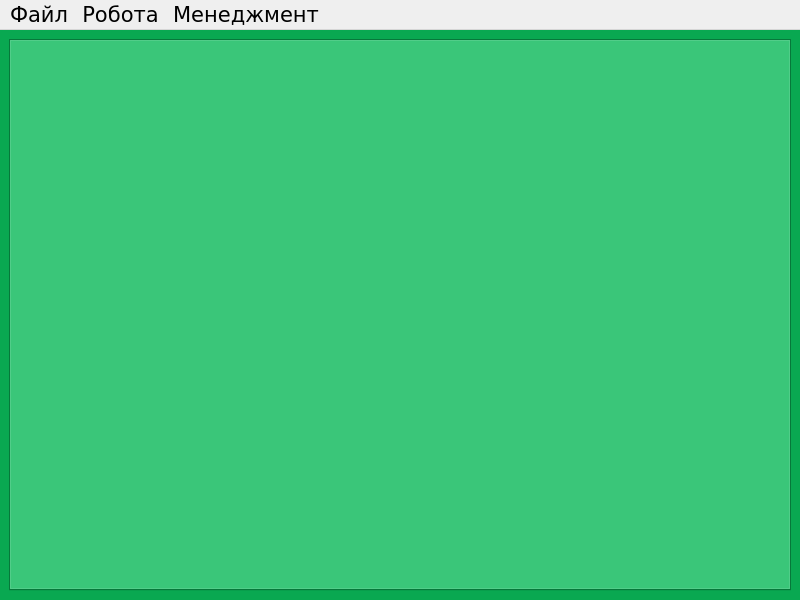
<?xml version="1.0" encoding="UTF-8"?>
<ui version="4.0">
 <class>MainWindow</class>
 <widget class="QMainWindow" name="MainWindow">
  <property name="geometry">
   <rect>
    <x>0</x>
    <y>0</y>
    <width>800</width>
    <height>600</height>
   </rect>
  </property>
  <property name="palette">
   <palette>
    <active>
     <colorrole role="WindowText">
      <brush brushstyle="SolidPattern">
       <color alpha="255">
        <red>0</red>
        <green>0</green>
        <blue>0</blue>
       </color>
      </brush>
     </colorrole>
     <colorrole role="Button">
      <brush brushstyle="SolidPattern">
       <color alpha="255">
        <red>9</red>
        <green>168</green>
        <blue>81</blue>
       </color>
      </brush>
     </colorrole>
     <colorrole role="Light">
      <brush brushstyle="SolidPattern">
       <color alpha="255">
        <red>14</red>
        <green>252</green>
        <blue>122</blue>
       </color>
      </brush>
     </colorrole>
     <colorrole role="Midlight">
      <brush brushstyle="SolidPattern">
       <color alpha="255">
        <red>11</red>
        <green>210</green>
        <blue>101</blue>
       </color>
      </brush>
     </colorrole>
     <colorrole role="Dark">
      <brush brushstyle="SolidPattern">
       <color alpha="255">
        <red>5</red>
        <green>84</green>
        <blue>41</blue>
       </color>
      </brush>
     </colorrole>
     <colorrole role="Mid">
      <brush brushstyle="SolidPattern">
       <color alpha="255">
        <red>6</red>
        <green>112</green>
        <blue>54</blue>
       </color>
      </brush>
     </colorrole>
     <colorrole role="Text">
      <brush brushstyle="SolidPattern">
       <color alpha="255">
        <red>0</red>
        <green>0</green>
        <blue>0</blue>
       </color>
      </brush>
     </colorrole>
     <colorrole role="BrightText">
      <brush brushstyle="SolidPattern">
       <color alpha="255">
        <red>255</red>
        <green>255</green>
        <blue>255</blue>
       </color>
      </brush>
     </colorrole>
     <colorrole role="ButtonText">
      <brush brushstyle="SolidPattern">
       <color alpha="255">
        <red>0</red>
        <green>0</green>
        <blue>0</blue>
       </color>
      </brush>
     </colorrole>
     <colorrole role="Base">
      <brush brushstyle="SolidPattern">
       <color alpha="255">
        <red>255</red>
        <green>255</green>
        <blue>255</blue>
       </color>
      </brush>
     </colorrole>
     <colorrole role="Window">
      <brush brushstyle="SolidPattern">
       <color alpha="255">
        <red>9</red>
        <green>168</green>
        <blue>81</blue>
       </color>
      </brush>
     </colorrole>
     <colorrole role="Shadow">
      <brush brushstyle="SolidPattern">
       <color alpha="255">
        <red>0</red>
        <green>0</green>
        <blue>0</blue>
       </color>
      </brush>
     </colorrole>
     <colorrole role="AlternateBase">
      <brush brushstyle="SolidPattern">
       <color alpha="255">
        <red>132</red>
        <green>211</green>
        <blue>168</blue>
       </color>
      </brush>
     </colorrole>
     <colorrole role="ToolTipBase">
      <brush brushstyle="SolidPattern">
       <color alpha="255">
        <red>255</red>
        <green>255</green>
        <blue>220</blue>
       </color>
      </brush>
     </colorrole>
     <colorrole role="ToolTipText">
      <brush brushstyle="SolidPattern">
       <color alpha="255">
        <red>0</red>
        <green>0</green>
        <blue>0</blue>
       </color>
      </brush>
     </colorrole>
     <colorrole role="PlaceholderText">
      <brush brushstyle="SolidPattern">
       <color alpha="128">
        <red>0</red>
        <green>0</green>
        <blue>0</blue>
       </color>
      </brush>
     </colorrole>
    </active>
    <inactive>
     <colorrole role="WindowText">
      <brush brushstyle="SolidPattern">
       <color alpha="255">
        <red>0</red>
        <green>0</green>
        <blue>0</blue>
       </color>
      </brush>
     </colorrole>
     <colorrole role="Button">
      <brush brushstyle="SolidPattern">
       <color alpha="255">
        <red>9</red>
        <green>168</green>
        <blue>81</blue>
       </color>
      </brush>
     </colorrole>
     <colorrole role="Light">
      <brush brushstyle="SolidPattern">
       <color alpha="255">
        <red>14</red>
        <green>252</green>
        <blue>122</blue>
       </color>
      </brush>
     </colorrole>
     <colorrole role="Midlight">
      <brush brushstyle="SolidPattern">
       <color alpha="255">
        <red>11</red>
        <green>210</green>
        <blue>101</blue>
       </color>
      </brush>
     </colorrole>
     <colorrole role="Dark">
      <brush brushstyle="SolidPattern">
       <color alpha="255">
        <red>5</red>
        <green>84</green>
        <blue>41</blue>
       </color>
      </brush>
     </colorrole>
     <colorrole role="Mid">
      <brush brushstyle="SolidPattern">
       <color alpha="255">
        <red>6</red>
        <green>112</green>
        <blue>54</blue>
       </color>
      </brush>
     </colorrole>
     <colorrole role="Text">
      <brush brushstyle="SolidPattern">
       <color alpha="255">
        <red>0</red>
        <green>0</green>
        <blue>0</blue>
       </color>
      </brush>
     </colorrole>
     <colorrole role="BrightText">
      <brush brushstyle="SolidPattern">
       <color alpha="255">
        <red>255</red>
        <green>255</green>
        <blue>255</blue>
       </color>
      </brush>
     </colorrole>
     <colorrole role="ButtonText">
      <brush brushstyle="SolidPattern">
       <color alpha="255">
        <red>0</red>
        <green>0</green>
        <blue>0</blue>
       </color>
      </brush>
     </colorrole>
     <colorrole role="Base">
      <brush brushstyle="SolidPattern">
       <color alpha="255">
        <red>255</red>
        <green>255</green>
        <blue>255</blue>
       </color>
      </brush>
     </colorrole>
     <colorrole role="Window">
      <brush brushstyle="SolidPattern">
       <color alpha="255">
        <red>9</red>
        <green>168</green>
        <blue>81</blue>
       </color>
      </brush>
     </colorrole>
     <colorrole role="Shadow">
      <brush brushstyle="SolidPattern">
       <color alpha="255">
        <red>0</red>
        <green>0</green>
        <blue>0</blue>
       </color>
      </brush>
     </colorrole>
     <colorrole role="AlternateBase">
      <brush brushstyle="SolidPattern">
       <color alpha="255">
        <red>132</red>
        <green>211</green>
        <blue>168</blue>
       </color>
      </brush>
     </colorrole>
     <colorrole role="ToolTipBase">
      <brush brushstyle="SolidPattern">
       <color alpha="255">
        <red>255</red>
        <green>255</green>
        <blue>220</blue>
       </color>
      </brush>
     </colorrole>
     <colorrole role="ToolTipText">
      <brush brushstyle="SolidPattern">
       <color alpha="255">
        <red>0</red>
        <green>0</green>
        <blue>0</blue>
       </color>
      </brush>
     </colorrole>
     <colorrole role="PlaceholderText">
      <brush brushstyle="SolidPattern">
       <color alpha="128">
        <red>0</red>
        <green>0</green>
        <blue>0</blue>
       </color>
      </brush>
     </colorrole>
    </inactive>
    <disabled>
     <colorrole role="WindowText">
      <brush brushstyle="SolidPattern">
       <color alpha="255">
        <red>5</red>
        <green>84</green>
        <blue>41</blue>
       </color>
      </brush>
     </colorrole>
     <colorrole role="Button">
      <brush brushstyle="SolidPattern">
       <color alpha="255">
        <red>9</red>
        <green>168</green>
        <blue>81</blue>
       </color>
      </brush>
     </colorrole>
     <colorrole role="Light">
      <brush brushstyle="SolidPattern">
       <color alpha="255">
        <red>14</red>
        <green>252</green>
        <blue>122</blue>
       </color>
      </brush>
     </colorrole>
     <colorrole role="Midlight">
      <brush brushstyle="SolidPattern">
       <color alpha="255">
        <red>11</red>
        <green>210</green>
        <blue>101</blue>
       </color>
      </brush>
     </colorrole>
     <colorrole role="Dark">
      <brush brushstyle="SolidPattern">
       <color alpha="255">
        <red>5</red>
        <green>84</green>
        <blue>41</blue>
       </color>
      </brush>
     </colorrole>
     <colorrole role="Mid">
      <brush brushstyle="SolidPattern">
       <color alpha="255">
        <red>6</red>
        <green>112</green>
        <blue>54</blue>
       </color>
      </brush>
     </colorrole>
     <colorrole role="Text">
      <brush brushstyle="SolidPattern">
       <color alpha="255">
        <red>5</red>
        <green>84</green>
        <blue>41</blue>
       </color>
      </brush>
     </colorrole>
     <colorrole role="BrightText">
      <brush brushstyle="SolidPattern">
       <color alpha="255">
        <red>255</red>
        <green>255</green>
        <blue>255</blue>
       </color>
      </brush>
     </colorrole>
     <colorrole role="ButtonText">
      <brush brushstyle="SolidPattern">
       <color alpha="255">
        <red>5</red>
        <green>84</green>
        <blue>41</blue>
       </color>
      </brush>
     </colorrole>
     <colorrole role="Base">
      <brush brushstyle="SolidPattern">
       <color alpha="255">
        <red>9</red>
        <green>168</green>
        <blue>81</blue>
       </color>
      </brush>
     </colorrole>
     <colorrole role="Window">
      <brush brushstyle="SolidPattern">
       <color alpha="255">
        <red>9</red>
        <green>168</green>
        <blue>81</blue>
       </color>
      </brush>
     </colorrole>
     <colorrole role="Shadow">
      <brush brushstyle="SolidPattern">
       <color alpha="255">
        <red>0</red>
        <green>0</green>
        <blue>0</blue>
       </color>
      </brush>
     </colorrole>
     <colorrole role="AlternateBase">
      <brush brushstyle="SolidPattern">
       <color alpha="255">
        <red>9</red>
        <green>168</green>
        <blue>81</blue>
       </color>
      </brush>
     </colorrole>
     <colorrole role="ToolTipBase">
      <brush brushstyle="SolidPattern">
       <color alpha="255">
        <red>255</red>
        <green>255</green>
        <blue>220</blue>
       </color>
      </brush>
     </colorrole>
     <colorrole role="ToolTipText">
      <brush brushstyle="SolidPattern">
       <color alpha="255">
        <red>0</red>
        <green>0</green>
        <blue>0</blue>
       </color>
      </brush>
     </colorrole>
     <colorrole role="PlaceholderText">
      <brush brushstyle="SolidPattern">
       <color alpha="128">
        <red>0</red>
        <green>0</green>
        <blue>0</blue>
       </color>
      </brush>
     </colorrole>
    </disabled>
   </palette>
  </property>
  <property name="font">
   <font>
    <pointsize>16</pointsize>
   </font>
  </property>
  <property name="windowTitle">
   <string>AutoCenterDesktop</string>
  </property>
  <property name="styleSheet">
   <string notr="true">QMainWindow::separator {
    background: yellow;
    width: 10px; /* when vertical */
    height: 10px; /* when horizontal */
}

QMainWindow::separator:hover {
    background: red;
}</string>
  </property>
  <widget class="QWidget" name="centralwidget">
   <layout class="QVBoxLayout" name="verticalLayout">
    <item>
     <widget class="QTabWidget" name="tabWidget">
      <property name="palette">
       <palette>
        <active>
         <colorrole role="WindowText">
          <brush brushstyle="SolidPattern">
           <color alpha="255">
            <red>0</red>
            <green>0</green>
            <blue>0</blue>
           </color>
          </brush>
         </colorrole>
         <colorrole role="Button">
          <brush brushstyle="SolidPattern">
           <color alpha="255">
            <red>9</red>
            <green>168</green>
            <blue>81</blue>
           </color>
          </brush>
         </colorrole>
         <colorrole role="Light">
          <brush brushstyle="SolidPattern">
           <color alpha="255">
            <red>14</red>
            <green>252</green>
            <blue>122</blue>
           </color>
          </brush>
         </colorrole>
         <colorrole role="Midlight">
          <brush brushstyle="SolidPattern">
           <color alpha="255">
            <red>11</red>
            <green>210</green>
            <blue>101</blue>
           </color>
          </brush>
         </colorrole>
         <colorrole role="Dark">
          <brush brushstyle="SolidPattern">
           <color alpha="255">
            <red>5</red>
            <green>84</green>
            <blue>41</blue>
           </color>
          </brush>
         </colorrole>
         <colorrole role="Mid">
          <brush brushstyle="SolidPattern">
           <color alpha="255">
            <red>6</red>
            <green>112</green>
            <blue>54</blue>
           </color>
          </brush>
         </colorrole>
         <colorrole role="Text">
          <brush brushstyle="SolidPattern">
           <color alpha="255">
            <red>0</red>
            <green>0</green>
            <blue>0</blue>
           </color>
          </brush>
         </colorrole>
         <colorrole role="BrightText">
          <brush brushstyle="SolidPattern">
           <color alpha="255">
            <red>255</red>
            <green>255</green>
            <blue>255</blue>
           </color>
          </brush>
         </colorrole>
         <colorrole role="ButtonText">
          <brush brushstyle="SolidPattern">
           <color alpha="255">
            <red>0</red>
            <green>0</green>
            <blue>0</blue>
           </color>
          </brush>
         </colorrole>
         <colorrole role="Base">
          <brush brushstyle="SolidPattern">
           <color alpha="255">
            <red>255</red>
            <green>255</green>
            <blue>255</blue>
           </color>
          </brush>
         </colorrole>
         <colorrole role="Window">
          <brush brushstyle="SolidPattern">
           <color alpha="255">
            <red>9</red>
            <green>168</green>
            <blue>81</blue>
           </color>
          </brush>
         </colorrole>
         <colorrole role="Shadow">
          <brush brushstyle="SolidPattern">
           <color alpha="255">
            <red>0</red>
            <green>0</green>
            <blue>0</blue>
           </color>
          </brush>
         </colorrole>
         <colorrole role="AlternateBase">
          <brush brushstyle="SolidPattern">
           <color alpha="255">
            <red>132</red>
            <green>211</green>
            <blue>168</blue>
           </color>
          </brush>
         </colorrole>
         <colorrole role="ToolTipBase">
          <brush brushstyle="SolidPattern">
           <color alpha="255">
            <red>255</red>
            <green>255</green>
            <blue>220</blue>
           </color>
          </brush>
         </colorrole>
         <colorrole role="ToolTipText">
          <brush brushstyle="SolidPattern">
           <color alpha="255">
            <red>0</red>
            <green>0</green>
            <blue>0</blue>
           </color>
          </brush>
         </colorrole>
         <colorrole role="PlaceholderText">
          <brush brushstyle="SolidPattern">
           <color alpha="128">
            <red>0</red>
            <green>0</green>
            <blue>0</blue>
           </color>
          </brush>
         </colorrole>
        </active>
        <inactive>
         <colorrole role="WindowText">
          <brush brushstyle="SolidPattern">
           <color alpha="255">
            <red>0</red>
            <green>0</green>
            <blue>0</blue>
           </color>
          </brush>
         </colorrole>
         <colorrole role="Button">
          <brush brushstyle="SolidPattern">
           <color alpha="255">
            <red>9</red>
            <green>168</green>
            <blue>81</blue>
           </color>
          </brush>
         </colorrole>
         <colorrole role="Light">
          <brush brushstyle="SolidPattern">
           <color alpha="255">
            <red>14</red>
            <green>252</green>
            <blue>122</blue>
           </color>
          </brush>
         </colorrole>
         <colorrole role="Midlight">
          <brush brushstyle="SolidPattern">
           <color alpha="255">
            <red>11</red>
            <green>210</green>
            <blue>101</blue>
           </color>
          </brush>
         </colorrole>
         <colorrole role="Dark">
          <brush brushstyle="SolidPattern">
           <color alpha="255">
            <red>5</red>
            <green>84</green>
            <blue>41</blue>
           </color>
          </brush>
         </colorrole>
         <colorrole role="Mid">
          <brush brushstyle="SolidPattern">
           <color alpha="255">
            <red>6</red>
            <green>112</green>
            <blue>54</blue>
           </color>
          </brush>
         </colorrole>
         <colorrole role="Text">
          <brush brushstyle="SolidPattern">
           <color alpha="255">
            <red>0</red>
            <green>0</green>
            <blue>0</blue>
           </color>
          </brush>
         </colorrole>
         <colorrole role="BrightText">
          <brush brushstyle="SolidPattern">
           <color alpha="255">
            <red>255</red>
            <green>255</green>
            <blue>255</blue>
           </color>
          </brush>
         </colorrole>
         <colorrole role="ButtonText">
          <brush brushstyle="SolidPattern">
           <color alpha="255">
            <red>0</red>
            <green>0</green>
            <blue>0</blue>
           </color>
          </brush>
         </colorrole>
         <colorrole role="Base">
          <brush brushstyle="SolidPattern">
           <color alpha="255">
            <red>255</red>
            <green>255</green>
            <blue>255</blue>
           </color>
          </brush>
         </colorrole>
         <colorrole role="Window">
          <brush brushstyle="SolidPattern">
           <color alpha="255">
            <red>9</red>
            <green>168</green>
            <blue>81</blue>
           </color>
          </brush>
         </colorrole>
         <colorrole role="Shadow">
          <brush brushstyle="SolidPattern">
           <color alpha="255">
            <red>0</red>
            <green>0</green>
            <blue>0</blue>
           </color>
          </brush>
         </colorrole>
         <colorrole role="AlternateBase">
          <brush brushstyle="SolidPattern">
           <color alpha="255">
            <red>132</red>
            <green>211</green>
            <blue>168</blue>
           </color>
          </brush>
         </colorrole>
         <colorrole role="ToolTipBase">
          <brush brushstyle="SolidPattern">
           <color alpha="255">
            <red>255</red>
            <green>255</green>
            <blue>220</blue>
           </color>
          </brush>
         </colorrole>
         <colorrole role="ToolTipText">
          <brush brushstyle="SolidPattern">
           <color alpha="255">
            <red>0</red>
            <green>0</green>
            <blue>0</blue>
           </color>
          </brush>
         </colorrole>
         <colorrole role="PlaceholderText">
          <brush brushstyle="SolidPattern">
           <color alpha="128">
            <red>0</red>
            <green>0</green>
            <blue>0</blue>
           </color>
          </brush>
         </colorrole>
        </inactive>
        <disabled>
         <colorrole role="WindowText">
          <brush brushstyle="SolidPattern">
           <color alpha="255">
            <red>5</red>
            <green>84</green>
            <blue>41</blue>
           </color>
          </brush>
         </colorrole>
         <colorrole role="Button">
          <brush brushstyle="SolidPattern">
           <color alpha="255">
            <red>9</red>
            <green>168</green>
            <blue>81</blue>
           </color>
          </brush>
         </colorrole>
         <colorrole role="Light">
          <brush brushstyle="SolidPattern">
           <color alpha="255">
            <red>14</red>
            <green>252</green>
            <blue>122</blue>
           </color>
          </brush>
         </colorrole>
         <colorrole role="Midlight">
          <brush brushstyle="SolidPattern">
           <color alpha="255">
            <red>11</red>
            <green>210</green>
            <blue>101</blue>
           </color>
          </brush>
         </colorrole>
         <colorrole role="Dark">
          <brush brushstyle="SolidPattern">
           <color alpha="255">
            <red>5</red>
            <green>84</green>
            <blue>41</blue>
           </color>
          </brush>
         </colorrole>
         <colorrole role="Mid">
          <brush brushstyle="SolidPattern">
           <color alpha="255">
            <red>6</red>
            <green>112</green>
            <blue>54</blue>
           </color>
          </brush>
         </colorrole>
         <colorrole role="Text">
          <brush brushstyle="SolidPattern">
           <color alpha="255">
            <red>5</red>
            <green>84</green>
            <blue>41</blue>
           </color>
          </brush>
         </colorrole>
         <colorrole role="BrightText">
          <brush brushstyle="SolidPattern">
           <color alpha="255">
            <red>255</red>
            <green>255</green>
            <blue>255</blue>
           </color>
          </brush>
         </colorrole>
         <colorrole role="ButtonText">
          <brush brushstyle="SolidPattern">
           <color alpha="255">
            <red>5</red>
            <green>84</green>
            <blue>41</blue>
           </color>
          </brush>
         </colorrole>
         <colorrole role="Base">
          <brush brushstyle="SolidPattern">
           <color alpha="255">
            <red>9</red>
            <green>168</green>
            <blue>81</blue>
           </color>
          </brush>
         </colorrole>
         <colorrole role="Window">
          <brush brushstyle="SolidPattern">
           <color alpha="255">
            <red>9</red>
            <green>168</green>
            <blue>81</blue>
           </color>
          </brush>
         </colorrole>
         <colorrole role="Shadow">
          <brush brushstyle="SolidPattern">
           <color alpha="255">
            <red>0</red>
            <green>0</green>
            <blue>0</blue>
           </color>
          </brush>
         </colorrole>
         <colorrole role="AlternateBase">
          <brush brushstyle="SolidPattern">
           <color alpha="255">
            <red>9</red>
            <green>168</green>
            <blue>81</blue>
           </color>
          </brush>
         </colorrole>
         <colorrole role="ToolTipBase">
          <brush brushstyle="SolidPattern">
           <color alpha="255">
            <red>255</red>
            <green>255</green>
            <blue>220</blue>
           </color>
          </brush>
         </colorrole>
         <colorrole role="ToolTipText">
          <brush brushstyle="SolidPattern">
           <color alpha="255">
            <red>0</red>
            <green>0</green>
            <blue>0</blue>
           </color>
          </brush>
         </colorrole>
         <colorrole role="PlaceholderText">
          <brush brushstyle="SolidPattern">
           <color alpha="128">
            <red>0</red>
            <green>0</green>
            <blue>0</blue>
           </color>
          </brush>
         </colorrole>
        </disabled>
       </palette>
      </property>
      <property name="font">
       <font>
        <family>DejaVu Sans</family>
        <pointsize>16</pointsize>
       </font>
      </property>
      <property name="styleSheet">
       <string notr="true">

QTabWidget::tab-bar {
    left: 5px; /* move to the right by 5px */
}</string>
      </property>
      <property name="tabShape">
       <enum>QTabWidget::Rounded</enum>
      </property>
      <property name="currentIndex">
       <number>-1</number>
      </property>
      <property name="documentMode">
       <bool>false</bool>
      </property>
      <property name="tabsClosable">
       <bool>true</bool>
      </property>
      <property name="movable">
       <bool>true</bool>
      </property>
      <property name="tabBarAutoHide">
       <bool>false</bool>
      </property>
     </widget>
    </item>
   </layout>
  </widget>
  <widget class="QMenuBar" name="menubar">
   <property name="geometry">
    <rect>
     <x>0</x>
     <y>0</y>
     <width>800</width>
     <height>30</height>
    </rect>
   </property>
   <property name="font">
    <font>
     <family>DejaVu Sans</family>
     <pointsize>16</pointsize>
    </font>
   </property>
   <widget class="QMenu" name="menu_work">
    <property name="font">
     <font>
      <pointsize>16</pointsize>
     </font>
    </property>
    <property name="title">
     <string>Робота</string>
    </property>
    <addaction name="act_sales"/>
    <addaction name="act_receipts"/>
   </widget>
   <widget class="QMenu" name="menu_management">
    <property name="font">
     <font>
      <pointsize>16</pointsize>
     </font>
    </property>
    <property name="title">
     <string>Менеджмент</string>
    </property>
    <addaction name="separator"/>
    <addaction name="act_customers"/>
    <addaction name="act_sellers"/>
    <addaction name="act_goods"/>
   </widget>
   <widget class="QMenu" name="menu_file">
    <property name="font">
     <font>
      <pointsize>16</pointsize>
     </font>
    </property>
    <property name="title">
     <string>Файл</string>
    </property>
    <addaction name="separator"/>
    <addaction name="act_exit"/>
   </widget>
   <addaction name="menu_file"/>
   <addaction name="menu_work"/>
   <addaction name="menu_management"/>
  </widget>
  <action name="act_sales">
   <property name="text">
    <string>Реалізації</string>
   </property>
  </action>
  <action name="act_receipts">
   <property name="text">
    <string>Надходження</string>
   </property>
  </action>
  <action name="act_exit">
   <property name="text">
    <string>Вихід</string>
   </property>
  </action>
  <action name="act_inventory">
   <property name="text">
    <string>Інвентаризація</string>
   </property>
  </action>
  <action name="act_customers">
   <property name="text">
    <string>Клієнти</string>
   </property>
  </action>
  <action name="act_sellers">
   <property name="text">
    <string>Продавці</string>
   </property>
  </action>
  <action name="act_users">
   <property name="text">
    <string>Користувачі</string>
   </property>
  </action>
  <action name="act_loadPriceList">
   <property name="text">
    <string>Завантажити прайслист постачальника</string>
   </property>
  </action>
  <action name="act_statistics">
   <property name="text">
    <string>Статистика</string>
   </property>
  </action>
  <action name="act_customers_info">
   <property name="text">
    <string>Клієнти</string>
   </property>
  </action>
  <action name="act_products_info">
   <property name="text">
    <string>Товар</string>
   </property>
  </action>
  <action name="act_goods">
   <property name="text">
    <string>Товари</string>
   </property>
  </action>
 </widget>
 <resources/>
 <connections/>
</ui>
